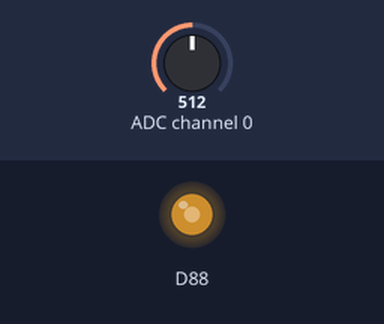
Simulated run of this program. Board: Raspberry Pi (BCM pin numbers). Shown: output pins drawn as LEDs (lit = HIGH). The inputs (shaded band) are chosen by the test bench; at power-on: ADC channel 0 = 512 (analog values on the 0–1023 scale). Threads take turns every 2 ms; what the program prints to the terminal is not drawn.

Above: at 1.25 s.
1.3 s: ADC channel 0 set to 0
At 2.3 s:
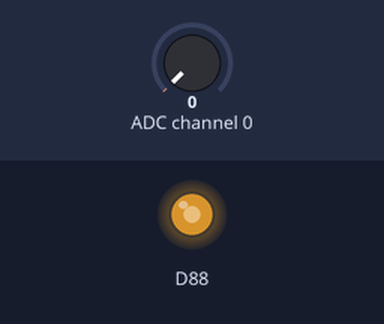
2.9 s: ADC channel 0 set to 716
At 3.26 s:
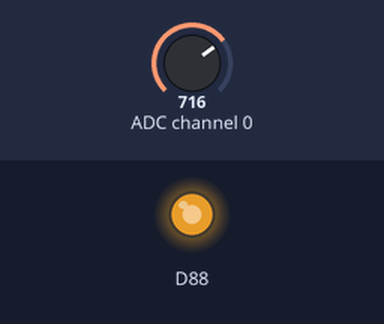
At 4.56 s:
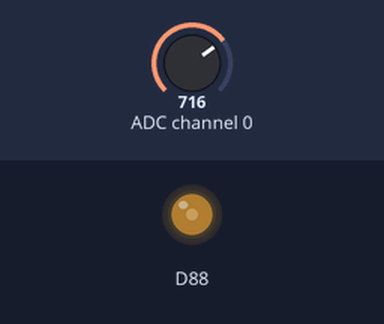
Timing chart, 0 to 11.9 s (numbered marks = the images above; inputs shaded):
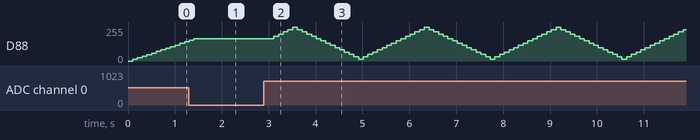

Measured:
- after the input at 1.3 s, D88: goes on until 1.4 s, then stays 168/255

The program:

mythread__.py
```python
#!/usr/bin/env python3
import smbus
from time import sleep
from threading import Thread,Lock

#mylock = Lock()
delta = 5
address = 0x48
A0= 0x40
bus=smbus.SMBus(1)

def da_led():
    val=0
    global delta
    while True:
        print(delta)
        while val+delta<256:
            bus.write_byte_data(address,0x40,val)
            val+=delta
            sleep(0.1)
        while val-delta>=0:
            bus.write_byte_data(address,0x40,val)
            val-=delta
            sleep(0.1)


mythread = Thread(target=da_led)
mythread.setDaemon(True)
mythread.start()

bus.write_byte(address,A0)
while True:
    value = bus.read_byte(address)
    adj_value = (value/255.0)*3.3
    delta = int(value / 10)
#    print(adj_value,'V')
    sleep(0.1)
```
